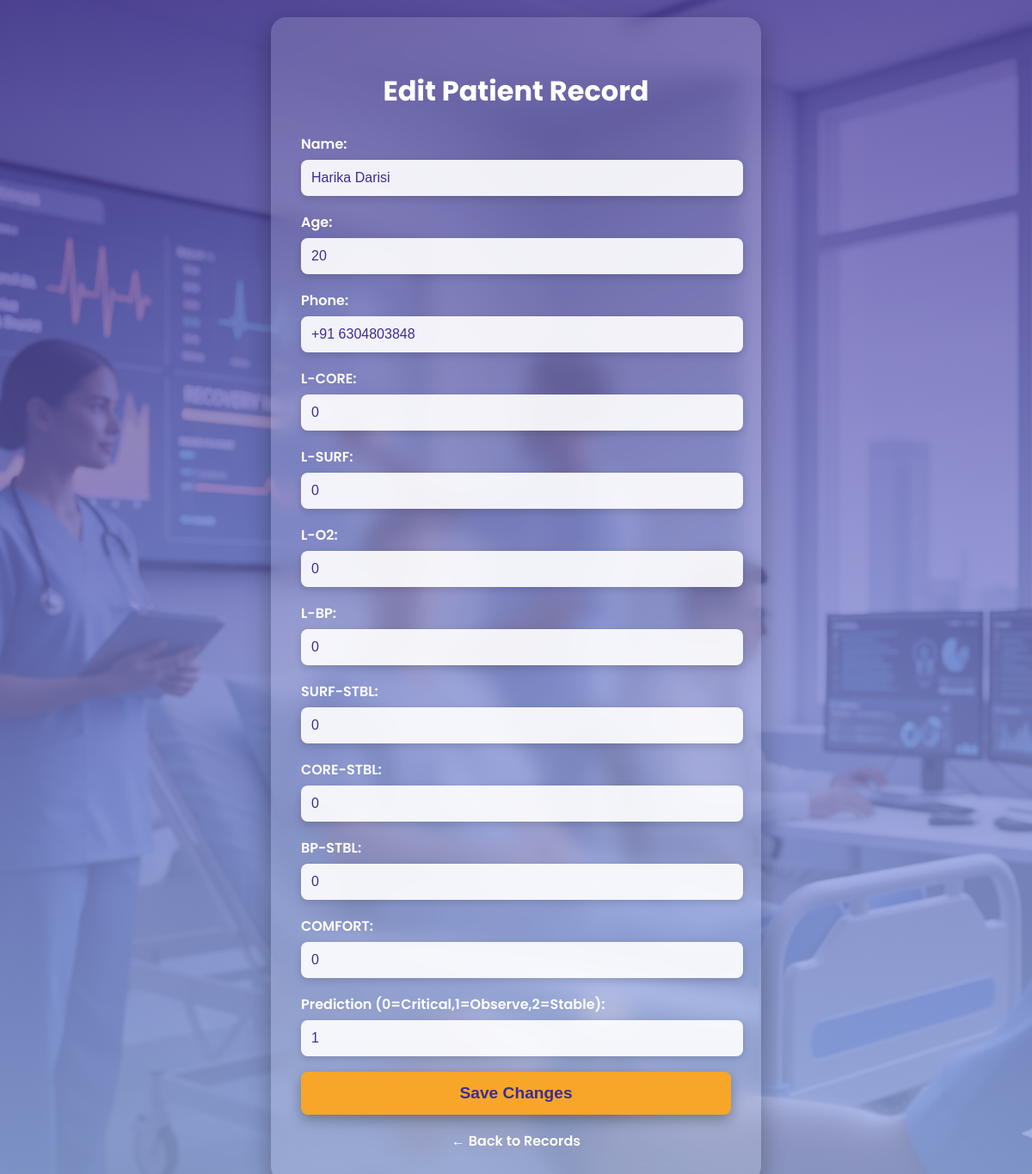
Page /edit/2 on the committed database.
### tables this page shows
CREATE TABLE patients (
    id INTEGER PRIMARY KEY AUTOINCREMENT,
    name TEXT,
    age INTEGER,
    phone TEXT,
    L_CORE INTEGER,
    L_SURF INTEGER,
    L_O2 INTEGER,
    L_BP INTEGER,
    SURF_STBL INTEGER,
    CORE_STBL INTEGER,
    BP_STBL INTEGER,
    COMFORT INTEGER,
    prediction TEXT,
    timestamp DATETIME DEFAULT CURRENT_TIMESTAMP
);

### app.py (the view, shortened to what this page needs)
@app.route('/edit/<int:id>', methods=['GET', 'POST'])
def edit_record(id):
    import sqlite3
    conn = sqlite3.connect('patients.db')
    cursor = conn.cursor()
    cursor.execute("SELECT * FROM patients WHERE id=?", (id,))
    patient = cursor.fetchone()
    conn.close()
    return render_template('edit.html', patient=patient)

### templates/edit.html (shortened to what this page needs)
<!DOCTYPE html>
<html>
<head>
</head>
<body>
<div class="container">
    <h2>Edit Patient Record</h2>
    <form method="POST">
        <label>Name:</label>
        <input type="text" name="name" value="{{ patient[1] }}" required>
        <label>Age:</label>
        <input type="number" name="age" value="{{ patient[2] }}" required>
        <label>Phone:</label>
        <input type="text" name="phone" value="{{ patient[3] }}" required>
        <label>L-CORE:</label>
        <input type="text" name="L-CORE" value="{{ patient[4] }}" required>
        <label>L-SURF:</label>
        <input type="text" name="L-SURF" value="{{ patient[5] }}" required>
        <label>L-O2:</label>
        <input type="text" name="L-O2" value="{{ patient[6] }}" required>
        <label>L-BP:</label>
        <input type="text" name="L-BP" value="{{ patient[7] }}" required>
        <label>SURF-STBL:</label>
        <input type="text" name="SURF-STBL" value="{{ patient[8] }}" required>
        <label>CORE-STBL:</label>
        <input type="text" name="CORE-STBL" value="{{ patient[9] }}" required>
        <label>BP-STBL:</label>
        <input type="text" name="BP-STBL" value="{{ patient[10] }}" required>
        <label>COMFORT:</label>
        <input type="text" name="COMFORT" value="{{ patient[11] }}" required>
        <label>Prediction (0=Critical,1=Observe,2=Stable):</label>
        <input type="text" name="prediction" value="{{ patient[12] }}" required>
        <button type="submit">Save Changes</button>
    </form>
    <a href="/records" class="back-btn">← Back to Records</a>
</div>
</body>
</html>

### rows in the picture
patients: name "Harika Darisi", age "20", phone "+91 6304803848", L-CORE "0", L-SURF "0", L-O2 "0", L-BP "0", SURF-STBL "0", CORE-STBL "0", BP-STBL "0", COMFORT "0", prediction "1"
